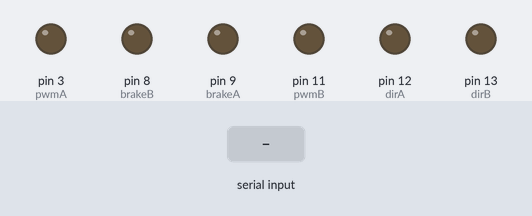
This sketch was run on a simulated Arduino Uno, built with avr-gcc and run on an emulated ATmega328P. Parts: output pins drawn as LEDs (lit = HIGH). The inputs (shaded band) are chosen by the test bench.

Above: at 1.2 s.
1.3 s: "FORWARD" received over Serial
At 2.6 s:
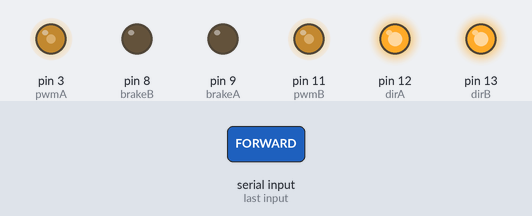
3.8 s: "BACKWARD" received over Serial
At 5.8 s:
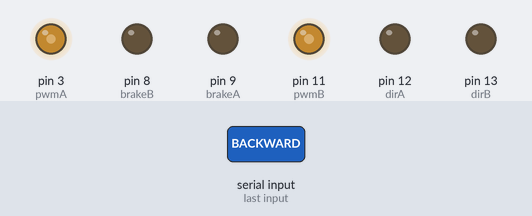
6.3 s: "RIGHT" received over Serial
At 8.5 s:
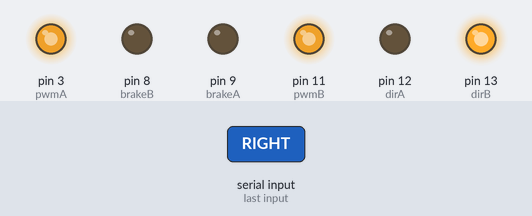
8.8 s: "LEFT" received over Serial
At 10.7 s:
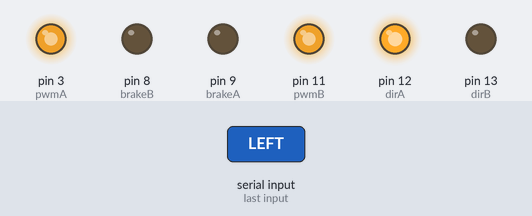
11.3 s: "1" received over Serial
At 12.5 s:
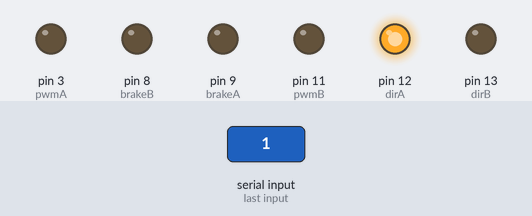
Timing chart, 0 to 13.8 s (numbered marks = the images above; inputs shaded):
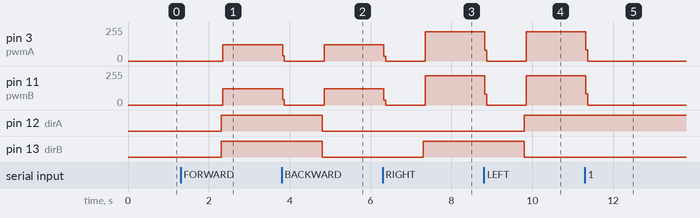

The sketch:

C_ArduinoBasic.ino
```cpp
int dirA = 12;
int dirB = 13;
int pwmA = 3;
int pwmB = 11;
int brakeA = 9;
int brakeB = 8;
String dir;
String as;

void setup() {
  // put your setup code here, to run once:
  pinMode(dirA ,OUTPUT);
  pinMode(dirB ,OUTPUT);
  pinMode(pwmA ,OUTPUT);
  pinMode(pwmB ,OUTPUT);
  pinMode(brakeA ,OUTPUT);
  pinMode(brakeB, OUTPUT);

  digitalWrite(brakeA, LOW);
  digitalWrite(brakeB, LOW);
  //Serial.begin(115200);
  Serial.begin(9600);
}

String message;

void loop()
{
  // put your main code here, to run repeatedly:

  if(Serial.available())
  {
    dir = Serial.readString();
    as = dir;
  }

  if(dir == "FORWARD")
  {
    digitalWrite(dirA, HIGH);
    digitalWrite(dirB, HIGH);
    analogWrite(pwmA, 128);
    analogWrite(pwmB, 128);
    delay(1);
    analogWrite(pwmA, 0);
    analogWrite(pwmB, 0);
  }
  if(dir == "BACKWARD")
  {
    digitalWrite(dirA, LOW);
    digitalWrite(dirB, LOW);
    analogWrite(pwmA, 128);
    analogWrite(pwmB, 128);
    delay(1);
    analogWrite(pwmA, 0);
    analogWrite(pwmB, 0);
  }
  if(dir == "RIGHT")
  {
    digitalWrite(dirA, LOW);
    digitalWrite(dirB, HIGH);
    analogWrite(pwmA, 230);
    analogWrite(pwmB, 230);
    delay(1);
    analogWrite(pwmA, 0);
    analogWrite(pwmB, 0);
    //dir = "";
  }
  if(dir == "LEFT")
  {
    digitalWrite(dirA, HIGH);
    digitalWrite(dirB, LOW);
    analogWrite(pwmA, 230);
    analogWrite(pwmB, 230);
    delay(1);
    analogWrite(pwmA, 0);
    analogWrite(pwmB, 0);
    //dir = "";
  }
}
```

Measured:
- after the input at 1.3 s, pin 3 (pwmA): 0/255 → 121/255 after 1.0 s; pin 11 (pwmB): 0/255 → 122/255 after 1.0 s; pin 12 (dirA), pin 13 (dirB): LOW → HIGH after 1.0 s
- after the input at 3.8 s, pin 3 (pwmA): 121/255 → 0/255 at once, → 121/255 1.0 s later; pin 11 (pwmB): 122/255 → 0/255 at once, → 122/255 1.0 s later; pin 12 (dirA), pin 13 (dirB): HIGH → LOW after 1.0 s
- after the input at 6.3 s, pin 3 (pwmA): 121/255 → 0/255 at once, → 218/255 1.0 s later; pin 11 (pwmB): 122/255 → 0/255 at once, → 219/255 1.0 s later; pin 13 (dirB): LOW → HIGH after 1.0 s
- after the input at 8.8 s, pin 3 (pwmA): 218/255 → 0/255 at once, → 218/255 1.0 s later; pin 11 (pwmB): 219/255 → 0/255 at once, → 219/255 1.0 s later; pin 12 (dirA): LOW → HIGH after 1.0 s; pin 13 (dirB): HIGH → LOW after 1.0 s
- after the input at 11.3 s, pin 3 (pwmA): 218/255 → 0/255 at once; pin 11 (pwmB): 219/255 → 0/255 at once
